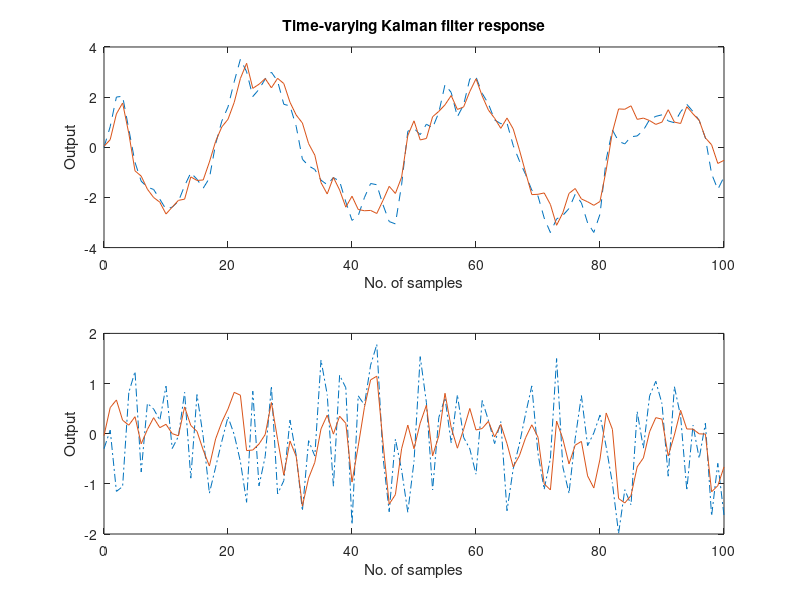

Here is the MATLAB script that generated this plot:
function simpleKalman

A = [1.1269   -0.4940    0.1129
     1.0000         0         0
          0    1.0000         0];

B = [-0.3832
      0.5919
      0.5191];

C = [1 0 0]; 
%%%%%%%%%%%%%%%%%%%%%%%%%%%%%%%%%%%%%
 Q = 1; R = 1;
% [kalmf,L,P,M] = kalman(Plant,Q,R);
% 
% %You can construct a state-space model of this block diagram with the
% %functions parallel and feedback. First build a complete plant model with as inputs and (measurements) as outputs.
% a = A;
% b = [B B 0*B];
% c = [C;C];
% d = [0 0 0;0 0 1];
% P = ss(a,b,c,d,-1,'inputname',{'u' 'w' 'v'},...
% 'outputname',{'y' 'yv'});
% 
% sys = parallel(P,kalmf,1,1,[],[])
% % Close loop around input #4 and output #2
% SimModel = feedback(sys,1,4,2,1)
% % Delete yv from I/O list
% SimModel = SimModel([1 3],[1 2 3])

%Generate a sinusoidal input and process and measurement noise vectors and
t = [0:100]';
u = sin(t/5);

n = length(t)
randn('seed',0)
w = sqrt(Q)*randn(n,1);
v = sqrt(R)*randn(n,1);
%%%%%%%%%%%%%%%%%%%%%%%%%%%%%%%%%%%%%%%%%%%%%%%%%%%%%%%%%%%%%%%%%%%%%%
% Use process noise w and measurement noise v generated above
sys = ss(A,B,C,0,-1);
y = lsim(sys,u+w);      % w = process noise
yv = y + v;             % v = measurement noise

%you can implement the time-varying filter with the following for loop.

P = B*Q*B';         % Initial error covariance
x = zeros(3,1);     % Initial condition on the state
ye = zeros(length(t),1);
ycov = zeros(length(t),1); 

for i=1:length(t)
  % Measurement update
  Mn = P*C'/(C*P*C'+R);
  x = x + Mn*(yv(i)-C*x);   % x[n|n]
  P = (eye(3)-Mn*C)*P;      % P[n|n]

  ye(i) = C*x;
  errcov(i) = C*P*C';

  % Time update
  x = A*x + B*u(i);        % x[n+1|n]
  P = A*P*A' + B*Q*B';     % P[n+1|n]
end

%You can now compare the true and estimated output graphically.
subplot(211), plot(t,y,'--',t,ye,'-')
title('Time-varying Kalman filter response')
xlabel('No. of samples'), ylabel('Output')
subplot(212), plot(t,y-yv,'-.',t,y-ye,'-')
xlabel('No. of samples'), ylabel('Output')